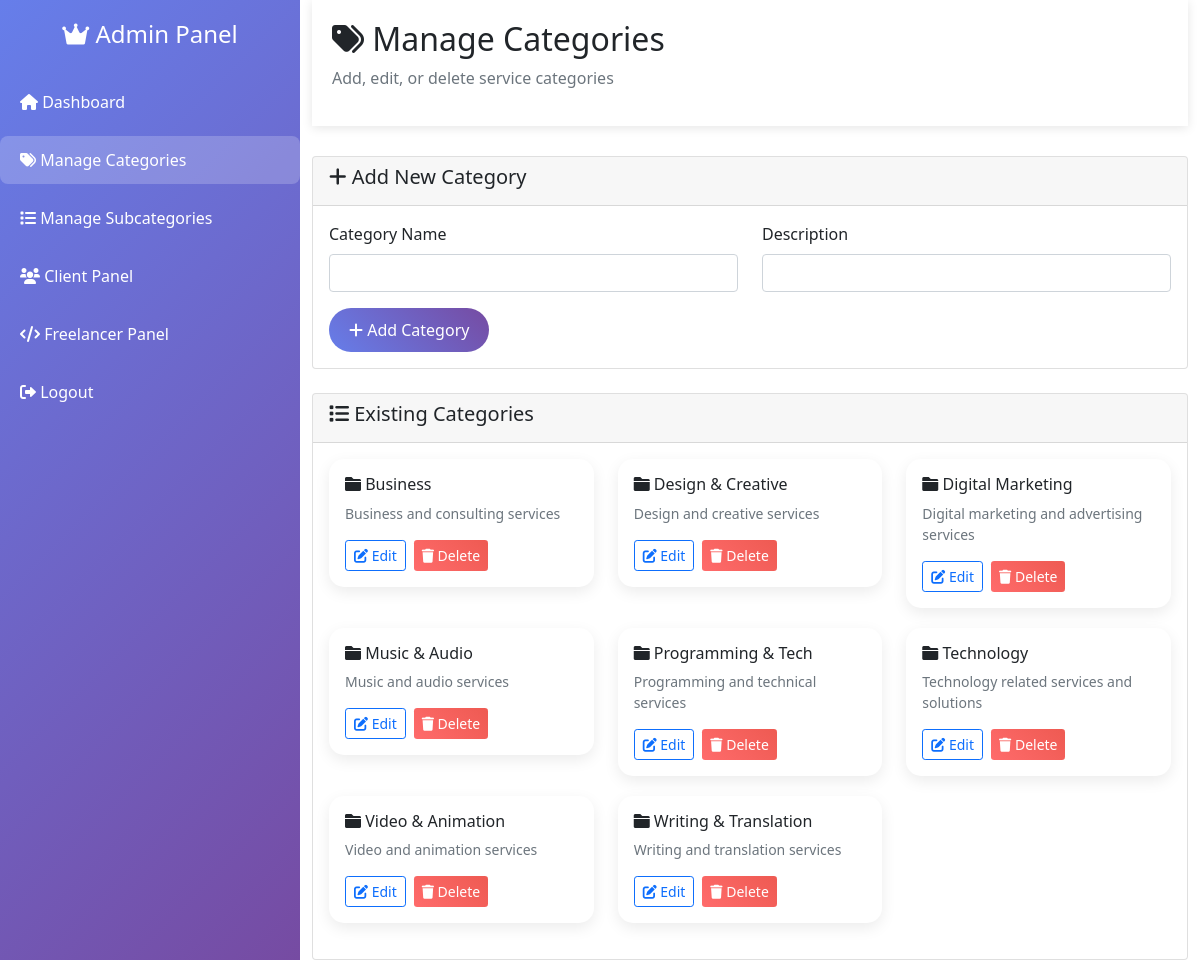
The page /admin/categories.php (signed in) on the database its author committed.
### tables this page shows
CREATE TABLE categories (
    category_id INT AUTO_INCREMENT PRIMARY KEY,
    category_name VARCHAR(255) NOT NULL,
    category_description TEXT,
    is_active BOOLEAN DEFAULT TRUE,
    date_added TIMESTAMP DEFAULT CURRENT_TIMESTAMP
);

### client/classes/Database.php (called while the page is built, shortened)
<?php
class Database {
    protected $pdo;
    private $host = 'localhost';
    private $db = 'fiverr_database';
    private $user = 'root';
    private $pass = '';
    private $charset = 'utf8mb4';
    public function __construct() {
        $dsn = "mysql:host=$this->host;dbname=$this->db;charset=$this->charset";
        $options = [
            PDO::ATTR_ERRMODE            => PDO::ERRMODE_EXCEPTION,
            PDO::ATTR_DEFAULT_FETCH_MODE => PDO::FETCH_ASSOC,
            PDO::ATTR_EMULATE_PREPARES   => false,
        ];
        try {
            $this->pdo = new PDO($dsn, $this->user, $this->pass, $options);
            $this->pdo->exec("SET time_zone = '+08:00';");
        } catch (\PDOException $e) {
            throw new \PDOException($e->getMessage(), (int)$e->getCode());
        }
    }
    protected function executeQuery($sql, $params = []) {
        $stmt = $this->pdo->prepare($sql);
        $stmt->execute($params);
        return $stmt->fetchAll();
    }
}
?>

### client/classloader.php (called while the page is built, shortened)
<?php
require_once 'classes/Database.php';
require_once 'classes/Category.php';
$categoryObj = new Category();
?>

### client/classes/Category.php (called while the page is built, shortened)
<?php
require_once 'Database.php';
class Category extends Database {
    public function getCategories() {
        $sql = "SELECT * FROM categories WHERE is_active = TRUE ORDER BY category_name ASC";
        return $this->executeQuery($sql);
    }
}
?>

### admin/categories.php (the view, shortened to what this page needs)
<?php
require_once '../client/classloader.php';
$categories = $categoryObj->getCategories();
?>
<!DOCTYPE html>
<html lang="en">
<head>
    <link href="https://cdn.jsdelivr.net/npm/bootstrap@5.1.3/dist/css/bootstrap.min.css" rel="stylesheet">
    <link href="https://cdnjs.cloudflare.com/ajax/libs/font-awesome/6.0.0/css/all.min.css" rel="stylesheet">
</head>
<body>
    <div class="container-fluid">
        <div class="row">
            <div class="col-md-3 admin-sidebar">
                <div class="text-center mb-4">
                    <h4 class="text-white"><i class="fas fa-crown"></i> Admin Panel</h4>
                </div>
                <nav class="nav flex-column">
                    <a class="nav-link" href="index.php">
                        <i class="fas fa-home"></i> Dashboard
                    </a>
                    <a class="nav-link active" href="categories.php">
                        <i class="fas fa-tags"></i> Manage Categories
                    </a>
                    <a class="nav-link" href="subcategories.php">
                        <i class="fas fa-list"></i> Manage Subcategories
                    </a>
                    <a class="nav-link" href="../client/index.php">
                        <i class="fas fa-users"></i> Client Panel
                    </a>
                    <a class="nav-link" href="../freelancer/index.php">
                        <i class="fas fa-code"></i> Freelancer Panel
                    </a>
                    <a class="nav-link" href="../client/core/handleForms.php?logoutUserBtn=1">
                        <i class="fas fa-sign-out-alt"></i> Logout
                    </a>
                </nav>
            </div>
            <div class="col-md-9">
                <div class="admin-header">
                    <h2><i class="fas fa-tags"></i> Manage Categories</h2>
                    <p class="text-muted">Add, edit, or delete service categories</p>
                </div>
                <div class="card mb-4">
                    <div class="card-header">
                        <h5><i class="fas fa-plus"></i> Add New Category</h5>
                    </div>
                    <div class="card-body">
                        <form method="POST">
                            <div class="row">
                                <div class="col-md-6">
                                    <div class="mb-3">
                                        <label for="category_name" class="form-label">Category Name</label>
                                        <input type="text" class="form-control" id="category_name" name="category_name" required>
                                    </div>
                                </div>
                                <div class="col-md-6">
                                    <div class="mb-3">
                                        <label for="category_description" class="form-label">Description</label>
                                        <input type="text" class="form-control" id="category_description" name="category_description" required>
                                    </div>
                                </div>
                            </div>
                            <button type="submit" name="add_category" class="btn btn-admin">
                                <i class="fas fa-plus"></i> Add Category
                            </button>
                        </form>
                    </div>
                </div>
                <div class="card">
                    <div class="card-header">
                        <h5><i class="fas fa-list"></i> Existing Categories</h5>
                    </div>
                    <div class="card-body">
                        <div class="row">
                            <?php foreach ($categories as $category): ?>
                            <div class="col-md-6 col-lg-4">
                                <div class="category-card card">
                                    <div class="card-body">
                                        <h6 class="card-title">
                                            <i class="fas fa-folder"></i> <?php echo htmlspecialchars($category['category_name']); ?>
                                        </h6>
                                        <p class="card-text text-muted small">
                                            <?php echo htmlspecialchars($category['category_description']); ?>
                                        </p>
                                        <div class="d-flex gap-2">
                                            <button class="btn btn-sm btn-outline-primary" data-bs-toggle="modal" data-bs-target="#editModal<?php echo $category['category_id']; ?>">
                                                <i class="fas fa-edit"></i> Edit
                                            </button>
                                            <button class="btn btn-sm btn-danger-admin" data-bs-toggle="modal" data-bs-target="#deleteModal<?php echo $category['category_id']; ?>">
                                                <i class="fas fa-trash"></i> Delete
                                            </button>
                                        </div>
                                    </div>
                                </div>
                            </div>
                            <?php endforeach; ?>
                        </div>
                    </div>
                </div>
            </div>
        </div>
    </div>
</body>
</html>

### admin/categories.php (style rules this page uses)
.admin-sidebar { background: linear-gradient(135deg, #667eea 0%, #764ba2 100%); min-height: 100vh; padding: 20px 0; }
.admin-sidebar .nav-link { color: white; padding: 12px 20px; margin: 5px 0; border-radius: 8px; transition: all 0.3s ease; }
.admin-sidebar .nav-link.active { background-color: rgba(255, 255, 255, 0.2); }
.admin-header { background: white; box-shadow: 0 2px 10px rgba(0,0,0,0.1); padding: 20px; margin-bottom: 30px; }
.category-card { border: none; border-radius: 15px; box-shadow: 0 5px 15px rgba(0,0,0,0.08); transition: transform 0.3s ease; margin-bottom: 20px; }
.btn-admin { background: linear-gradient(45deg, #667eea, #764ba2); border: none; color: white; padding: 10px 20px; border-radius: 25px; transition: all 0.3s ease; }
.btn-danger-admin { background: linear-gradient(45deg, #ff6b6b, #ee5a52); border: none; color: white; }

### rows shown on the page
categories: category_name "Business", category_description "Business and consulting services"
categories: category_name "Design & Creative", category_description "Design and creative services"
categories: category_name "Digital Marketing", category_description "Digital marketing and advertising services"
categories: category_name "Music & Audio", category_description "Music and audio services"
categories: category_name "Programming & Tech", category_description "Programming and technical services"
categories: category_name "Technology", category_description "Technology related services and solutions"
categories: category_name "Video & Animation", category_description "Video and animation services"
categories: category_name "Writing & Translation", category_description "Writing and translation services"
